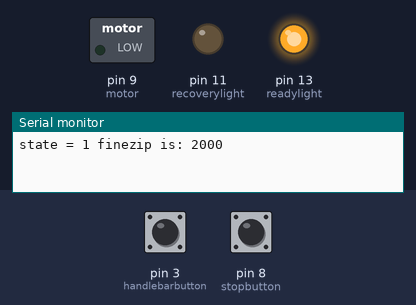
Bench run of a sketch on a simulated Arduino Uno, built with avr-gcc and run on an emulated ATmega328P. On the bench: switched loads named in the sketch (green lamp = pin HIGH), output pins drawn as LEDs (lit = HIGH), the last lines printed to the serial monitor. The inputs (shaded band) are chosen by the test bench; at power-on: pin 3 (handlebarbutton) HIGH, pin 8 (stopbutton) HIGH.

Above: at 1.2 s.
1.3 s: pin 3 (handlebarbutton) pulled LOW for 0.15 s
At 3.2 s:
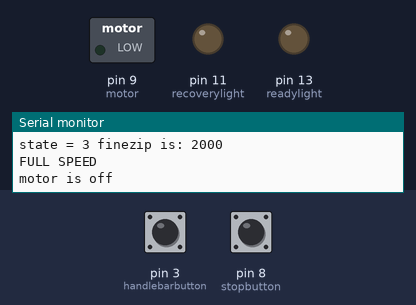
3.8 s: pin 3 (handlebarbutton) pulled LOW for 1 s
At 5.1 s:
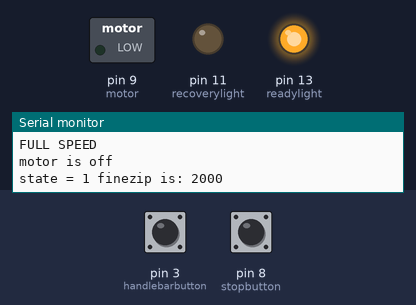
6.3 s: pin 3 (handlebarbutton) pulled LOW for 3.2 s
At 6.9 s:
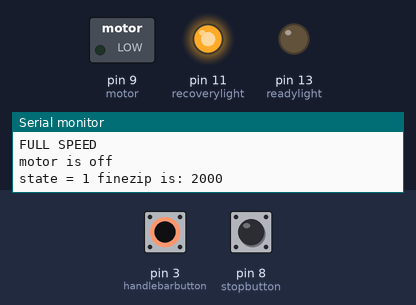
Timing chart, 0 to 11.0 s (numbered marks = the images above; inputs shaded):
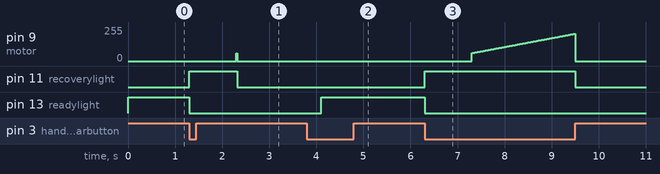

Measured:
- after the input at 1.3 s, pin 9 (motor): 0/255 → 60/255 after 1.0 s, → 0/255 0.02 s later; pin 11 (recoverylight): LOW → HIGH at once, → LOW 1.0 s later; pin 13 (readylight): HIGH → LOW at once
- after the input at 3.8 s, pin 13 (readylight): LOW → HIGH after 0.30 s
- after the input at 6.3 s, pin 9 (motor): rises from 0/255 to 205/255 in 2.2 s, then falls to 0/255 in 0.02 s; pin 11 (recoverylight): LOW → HIGH at once, → LOW 3.2 s later; pin 13 (readylight): HIGH → LOW at once

The sketch:

zip-line-ir-new-lights-rts.ino
```cpp
//FINAL ITERATION with ir sensor

#include <IRremote.h>
const int RECV_PIN = 4;
IRrecv irrecv(RECV_PIN);
decode_results results;

#define READY 1
#define RECOVERY 3
const int motor = 9;
const int readylight = 13;
const int recoverylight = 11;
const int handlebarbutton = 3;
const int stopbutton = 8;
int stopbuttonvalue;
int handlebarbuttonvalue;
int state = READY;
unsigned long currenttime;
unsigned long aftertime;
unsigned long clocktime;
long finezip = 2000;

void checkbuttons(){
  handlebarbuttonvalue = digitalRead(handlebarbutton);
  stopbuttonvalue = digitalRead(stopbutton);
}

void checkir(){
  if (irrecv.decode(&results)){
      if (results.value == 3269679876){
        stopbuttonvalue = 0;
        Serial.print("remote stop  ");
      }
      else if (results.value == 3421054024){
        currenttime = clocktime;
        Serial.print("remote half speed  ");
      }
      Serial.print("remote value: "), Serial.println(results.value);
      irrecv.resume();
 }
}

void setup(){
  pinMode(motor, OUTPUT);
  pinMode(handlebarbutton, INPUT_PULLUP);
  pinMode(stopbutton, INPUT_PULLUP);
  pinMode(readylight, OUTPUT);
  pinMode(recoverylight, OUTPUT);
  irrecv.enableIRIn();
  Serial.begin(9600);
}

void loop(){
//------------------------------------------------------------------READY------------------------------------------------------------------------------------------------------------
  Serial.print("state = "), Serial.print(state);
  Serial.print(" finezip is: "), Serial.println(finezip);
  if (state == READY){
    checkbuttons();
    digitalWrite(motor, LOW);
    digitalWrite(readylight, HIGH);
    while (handlebarbuttonvalue == 0){
      handlebarbuttonvalue = digitalRead(handlebarbutton);
    }
    while (handlebarbuttonvalue == 1){
      checkbuttons();
    }
    digitalWrite(readylight, LOW);
    digitalWrite(recoverylight, HIGH);
    state = RECOVERY;
    delay(1000);   //helps the button not go wack
  }

//--------------------------------------------------------------------RECOVERY--------------------------------------------------------------------------------------------------------
  else if (state == RECOVERY){
    for (int i = 60; i <= 255; i++){     //this speeds up the motor slowly-------------- if want to start at a higher voltage then set i = larger num
      analogWrite(motor, i);
      delay(15);
      checkbuttons();
      checkir();
      if (stopbuttonvalue == 0 or handlebarbuttonvalue == 1){
        break;
      }
    }
    Serial.println("FULL SPEED");
    while (stopbuttonvalue == 1 and handlebarbuttonvalue == 0){
      checkbuttons();
      checkir();
    }

    digitalWrite(motor, LOW);             //stop motor
    digitalWrite(recoverylight, LOW);
    Serial.println("motor is off");
    delay(100);
    checkbuttons();
    while (handlebarbuttonvalue == 1){
      handlebarbuttonvalue = digitalRead(handlebarbutton);
    }
    delay(300);
    state = READY;
  }
 }
```
